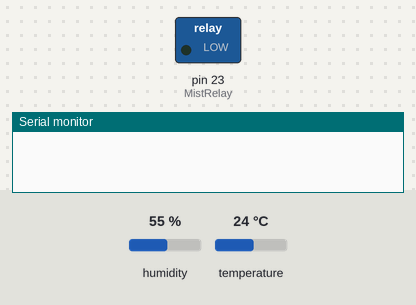
Recording of a sketch running on a simulated Arduino Mega 2560, built with avr-gcc and run on an emulated ATmega2560. On the bench: switched loads named in the sketch (green lamp = pin HIGH), the last lines printed to the serial monitor. The test bench sets the inputs (shaded band); at power-on: humidity 55 %, temperature 24 °C.

Above: at 1.0 s.
At 3.0 s:
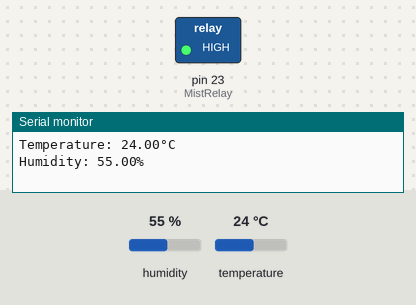
Timing chart, 0 to 13.2 s (numbered marks = the images above):
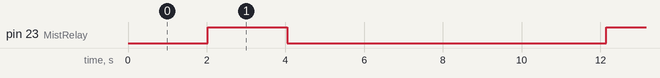

The sketch:

arduino_dht11_mistmodule.ino
```cpp
#include <DHT.h>

//DHT Sensor
#define DHTpin 21
#define DHTtype DHT11
DHT dht(DHTpin, DHTtype);

//Mist Module Relay
#define MistRelay 23

//DHT-MistModule Variable                                                                                     s
int DHTstable = 100;
int DHTrange = 1;
int DHTcounter = 5;

void setup() {
  Serial.begin(9600);

  //DHT-MistModule
  dht.begin();
  pinMode(MistRelay, OUTPUT);
}

void loop() {
  delay(2000);

  float temperature = dht.readTemperature(); // Celsius
  float humidity = dht.readHumidity(); // Percentage

  if(isnan(humidity)||isnan(temperature)){
    if(isnan(humidity)){
      Serial.println("Failed to read Humidity from DHT11 sensor!");
    }
    if(isnan(temperature)){
      Serial.println("Failed to read Temperature from DHT11 sensor!");
    }
    return;
  }

  Serial.print("Temperature: ");
  Serial.print(temperature);
  Serial.println("°C");

  Serial.print("Humidity: ");
  Serial.print(humidity);
  Serial.println("%");

  if((humidity < (DHTstable - DHTrange)) && (DHTcounter >= 5)){
    digitalWrite(MistRelay , HIGH);
    DHTcounter = 0;
  }
  else{
    digitalWrite(MistRelay , LOW);
  }
  if(DHTcounter < 100) DHTcounter++; //overflow


}
```

Measured:
- by itself, pin 23 (MistRelay): alternates HIGH for 2.0 s and LOW for 8.1 s
